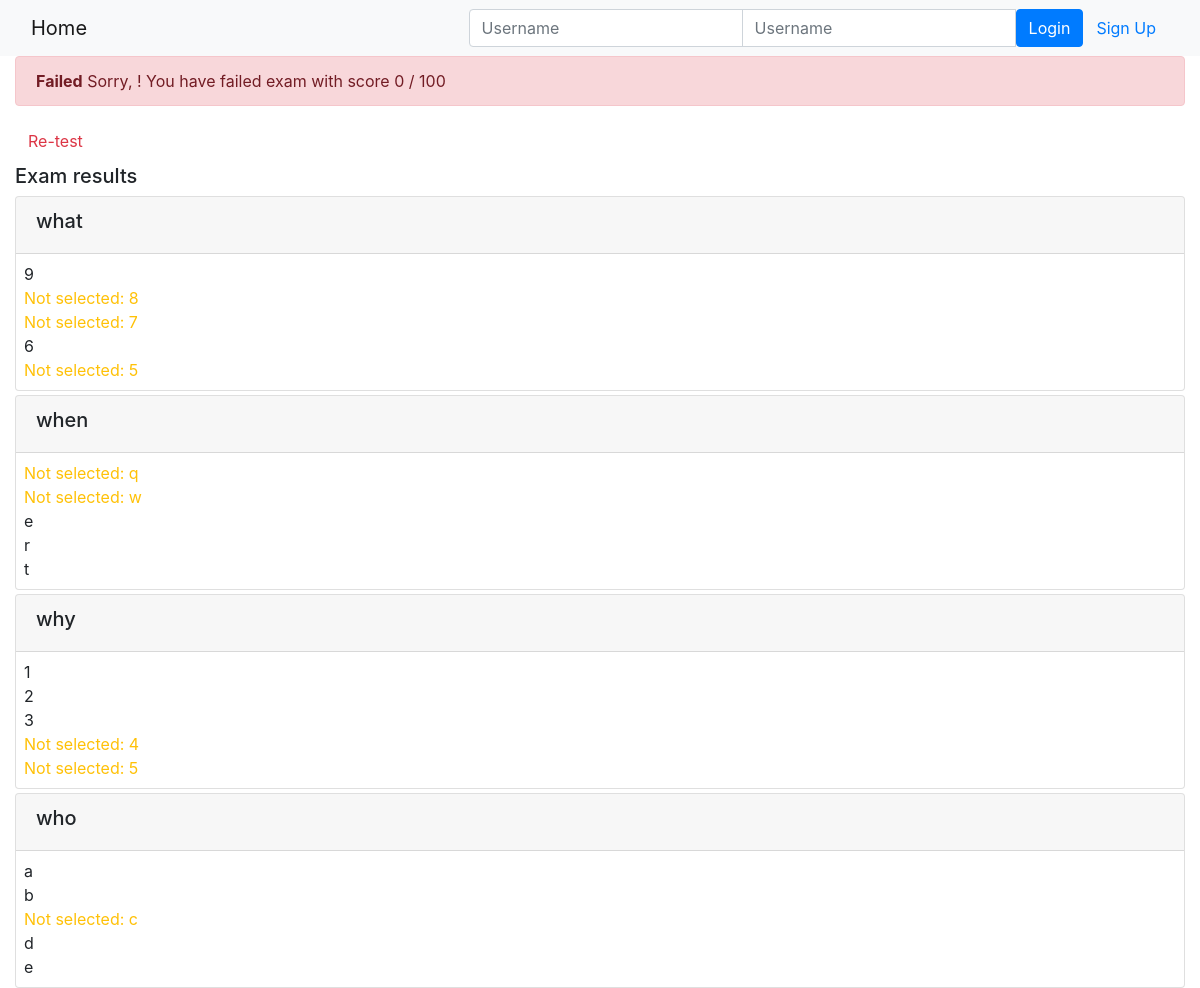
Page /onlinecourse/course/1/submission/1/result/ on the committed database.
### onlinecourse/models.py (models this page shows, shortened)
class Question(models.Model):
    course = models.ForeignKey(Course, on_delete=models.CASCADE)
    question_text = models.CharField(max_length=200)
    grade = models.BigIntegerField()

class Choice(models.Model):
    question = models.ForeignKey(Question, on_delete=models.CASCADE)
    choice_text = models.CharField(max_length=200)
    is_correct = models.BooleanField()

### onlinecourse/views.py (the view)
# urls.py: path('course/<int:course_id>/submission/<int:submission_id>/result/', views.show_exam_result, name="show_exam_result"),
def show_exam_result(request, course_id, submission_id):
    course = Course.objects.get(pk=course_id)
    submission = Submission.objects.get(pk=submission_id)
    choices = submission.choices.all()
    questions = Question.objects.filter(course=course)
    grade = 0
    for q in questions:
        count = 0
        correct = 0
        q_choices = Choice.objects.filter(question=q)
        for c in q_choices:
            if c.is_correct:
                count+=1
                if c in choices:
                    correct+=1
        grade += ((q.grade * correct)/count)
    context = {"grade" : int(grade), "choices": choices, "course": course}
    return render(request, 'onlinecourse/exam_result_bootstrap.html', context)

### onlinecourse/templates/onlinecourse/exam_result_bootstrap.html (shortened to what this page needs)
<!DOCTYPE html>
<html lang="en">
<head>
    {% load static %}
    <link rel="stylesheet" href="https://maxcdn.bootstrapcdn.com/bootstrap/4.5.2/css/bootstrap.min.css">
</head>
<body>
 <nav class="navbar navbar-light bg-light">
    <div class="container-fluid">
        <div class="navbar-header">
              <a class="navbar-brand" href="{% url 'onlinecourse:index' %}">Home</a>
        </div>
        <ul class="nav navbar-nav navbar-right">
            {% if user.is_authenticated %}
            <li>
                <a class="btn btn-link" href="#">{{ user.first_name }}({{ user.username }})</a>
                <a class="btn btn-link" href="{% url 'onlinecourse:logout' %}">Logout</a>
            </li>
            {% else %}
            <li>
                <form class="form-inline" action="{% url 'onlinecourse:login' %}" method="post">
                    <div class="input-group">
                        <input type="text" class="form-control" placeholder="Username" name="username" >
                        <input type="password" class="form-control" placeholder="Username" name="psw" >
                        <button class="btn btn-primary" type="submit">Login</button>
                        <a class="btn btn-link" href="{% url 'onlinecourse:registration' %}">Sign Up</a>
                    </div>
                </form>
            </li>
            {% endif %}
        </ul>
    </div>
</nav>
<div class="container-fluid">
    {% if grade > 80 %}
    <div class="alert alert-success">
        <b>Congratulations, {{ user.username }}!</b> You have failed exam with score {{grade}} / 100
    </div>
        {% else %}
        <div class="alert alert-danger">
            <b>Failed</b> Sorry, {{ user.username }}! You have failed exam with score {{grade}} / 100
        </div>
        <a class="btn btn-link text-danger" href="{% url 'onlinecourse:course_details' course.id %}">Re-test</a>
        {% endif %}
        <div class="card-columns-vertical mt-1">
        <h5 class="">Exam results</h5>
            {% for question in course.question_set.all %}
            <div class="card mt-1">
                <div class="card-header"><h5>{{question.question_text}}</h5></div>
                <div class="d-flex flex-column p-2">
                {% for choice in question.choice_set.all %}
                    {% if choice.is_correct %}
                        {% if choice in choices %}
                            <span class="text-success">Correct answer: {{ choice.choice_text }}</span>
                        {% else %}
                            <span class="text-warning">Not selected: {{ choice.choice_text }}</span>
                        {% endif %}
                    {% else %}
                        <span >{{ choice.choice_text }}</span>
                    {% endif %}
                {% endfor %}
                </div>
            </div>
            {% endfor %}
        </div>
    </div>
</body>
</html>

### rows in the picture
Question: question_text "what"
Choice: choice_text "9"
Choice: choice_text "8"
Choice: choice_text "7"
Choice: choice_text "6"
Choice: choice_text "5"
Question: question_text "when"
Choice: choice_text "q"
Choice: choice_text "w"
Choice: choice_text "e"
Choice: choice_text "r"
Choice: choice_text "t"
Question: question_text "why"
Choice: choice_text "1"
Choice: choice_text "2"
Choice: choice_text "3"
Choice: choice_text "4"
Choice: choice_text "5"
Question: question_text "who"
Choice: choice_text "a"
Choice: choice_text "b"
Choice: choice_text "c"
Choice: choice_text "d"
Choice: choice_text "e"

### other values in the picture
{{ grade }} "0"
